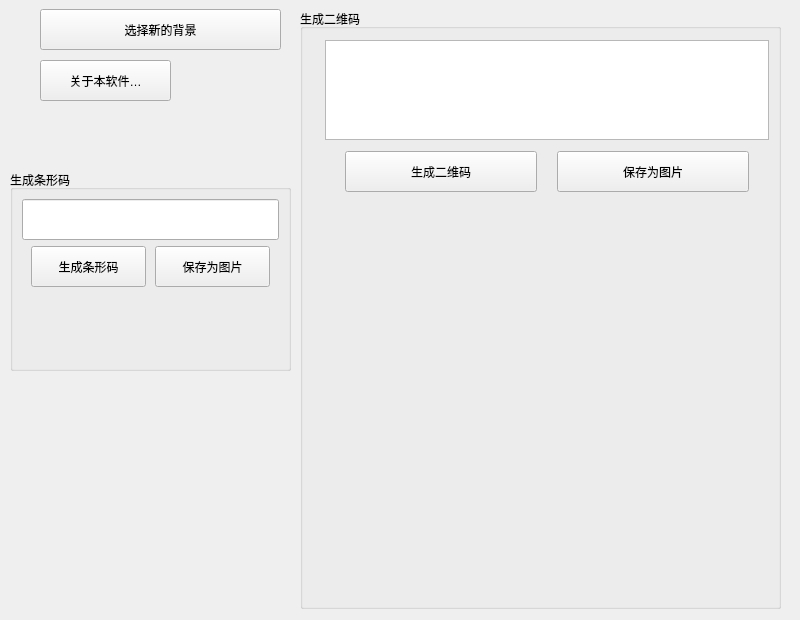
<?xml version="1.0" encoding="UTF-8"?>
<ui version="4.0">
 <class>UI_Main_Form</class>
 <widget class="QWidget" name="UI_Main_Form">
  <property name="geometry">
   <rect>
    <x>0</x>
    <y>0</y>
    <width>800</width>
    <height>620</height>
   </rect>
  </property>
  <property name="sizePolicy">
   <sizepolicy hsizetype="Preferred" vsizetype="Minimum">
    <horstretch>0</horstretch>
    <verstretch>0</verstretch>
   </sizepolicy>
  </property>
  <property name="minimumSize">
   <size>
    <width>0</width>
    <height>620</height>
   </size>
  </property>
  <property name="cursor">
   <cursorShape>ArrowCursor</cursorShape>
  </property>
  <property name="focusPolicy">
   <enum>Qt::StrongFocus</enum>
  </property>
  <property name="windowTitle">
   <string>一、二维码生成软件</string>
  </property>
  <widget class="Common_Button" name="btnImport">
   <property name="geometry">
    <rect>
     <x>40</x>
     <y>9</y>
     <width>241</width>
     <height>41</height>
    </rect>
   </property>
   <property name="text">
    <string>选择新的背景</string>
   </property>
   <property name="shortcut">
    <string>O</string>
   </property>
   <property name="flat">
    <bool>false</bool>
   </property>
  </widget>
  <widget class="QGroupBox" name="groupBox">
   <property name="geometry">
    <rect>
     <x>300</x>
     <y>9</y>
     <width>481</width>
     <height>600</height>
    </rect>
   </property>
   <property name="minimumSize">
    <size>
     <width>0</width>
     <height>600</height>
    </size>
   </property>
   <property name="font">
    <font>
     <weight>50</weight>
     <bold>false</bold>
    </font>
   </property>
   <property name="title">
    <string>生成二维码</string>
   </property>
   <layout class="QVBoxLayout" name="verticalLayout" stretch="1,1,0">
    <property name="spacing">
     <number>0</number>
    </property>
    <property name="sizeConstraint">
     <enum>QLayout::SetMinimumSize</enum>
    </property>
    <property name="leftMargin">
     <number>22</number>
    </property>
    <property name="topMargin">
     <number>0</number>
    </property>
    <property name="bottomMargin">
     <number>0</number>
    </property>
    <item>
     <widget class="QPlainTextEdit" name="lineEdit">
      <property name="sizePolicy">
       <sizepolicy hsizetype="Expanding" vsizetype="Expanding">
        <horstretch>0</horstretch>
        <verstretch>100</verstretch>
       </sizepolicy>
      </property>
      <property name="minimumSize">
       <size>
        <width>0</width>
        <height>100</height>
       </size>
      </property>
      <property name="maximumSize">
       <size>
        <width>16777215</width>
        <height>100</height>
       </size>
      </property>
      <property name="plainText">
       <string/>
      </property>
     </widget>
    </item>
    <item>
     <layout class="QHBoxLayout" name="horizontalLayout">
      <property name="spacing">
       <number>20</number>
      </property>
      <property name="sizeConstraint">
       <enum>QLayout::SetDefaultConstraint</enum>
      </property>
      <property name="leftMargin">
       <number>20</number>
      </property>
      <property name="rightMargin">
       <number>20</number>
      </property>
      <item>
       <widget class="Common_Button" name="btncre2D">
        <property name="minimumSize">
         <size>
          <width>101</width>
          <height>41</height>
         </size>
        </property>
        <property name="text">
         <string>生成二维码</string>
        </property>
        <property name="shortcut">
         <string>H</string>
        </property>
       </widget>
      </item>
      <item>
       <widget class="Common_Button" name="save2D">
        <property name="minimumSize">
         <size>
          <width>101</width>
          <height>41</height>
         </size>
        </property>
        <property name="text">
         <string>保存为图片</string>
        </property>
        <property name="shortcut">
         <string>H</string>
        </property>
       </widget>
      </item>
     </layout>
    </item>
    <item>
     <widget class="QLabel" name="label5">
      <property name="sizePolicy">
       <sizepolicy hsizetype="Fixed" vsizetype="Minimum">
        <horstretch>0</horstretch>
        <verstretch>0</verstretch>
       </sizepolicy>
      </property>
      <property name="minimumSize">
       <size>
        <width>420</width>
        <height>390</height>
       </size>
      </property>
      <property name="maximumSize">
       <size>
        <width>16777215</width>
        <height>390</height>
       </size>
      </property>
      <property name="cursor">
       <cursorShape>IBeamCursor</cursorShape>
      </property>
      <property name="text">
       <string/>
      </property>
     </widget>
    </item>
   </layout>
  </widget>
  <widget class="QGroupBox" name="groupBox_2">
   <property name="geometry">
    <rect>
     <x>10</x>
     <y>170</y>
     <width>281</width>
     <height>201</height>
    </rect>
   </property>
   <property name="title">
    <string>生成条形码</string>
   </property>
   <layout class="QVBoxLayout" name="verticalLayout_2">
    <item>
     <widget class="QLineEdit" name="lineEdit1D">
      <property name="minimumSize">
       <size>
        <width>0</width>
        <height>41</height>
       </size>
      </property>
      <property name="text">
       <string/>
      </property>
     </widget>
    </item>
    <item>
     <layout class="QHBoxLayout" name="horizontalLayout_2">
      <property name="spacing">
       <number>9</number>
      </property>
      <property name="leftMargin">
       <number>9</number>
      </property>
      <property name="rightMargin">
       <number>9</number>
      </property>
      <item>
       <widget class="Common_Button" name="btncre1D">
        <property name="minimumSize">
         <size>
          <width>101</width>
          <height>41</height>
         </size>
        </property>
        <property name="text">
         <string>生成条形码</string>
        </property>
        <property name="shortcut">
         <string>H</string>
        </property>
       </widget>
      </item>
      <item>
       <widget class="Common_Button" name="save1D">
        <property name="minimumSize">
         <size>
          <width>101</width>
          <height>41</height>
         </size>
        </property>
        <property name="text">
         <string>保存为图片</string>
        </property>
        <property name="shortcut">
         <string>H</string>
        </property>
       </widget>
      </item>
     </layout>
    </item>
    <item>
     <widget class="QLabel" name="label">
      <property name="minimumSize">
       <size>
        <width>50</width>
        <height>70</height>
       </size>
      </property>
      <property name="maximumSize">
       <size>
        <width>250</width>
        <height>16777215</height>
       </size>
      </property>
      <property name="text">
       <string/>
      </property>
     </widget>
    </item>
   </layout>
  </widget>
  <widget class="Common_Button" name="btnAbout">
   <property name="geometry">
    <rect>
     <x>40</x>
     <y>60</y>
     <width>131</width>
     <height>41</height>
    </rect>
   </property>
   <property name="minimumSize">
    <size>
     <width>0</width>
     <height>41</height>
    </size>
   </property>
   <property name="text">
    <string>关于本软件…</string>
   </property>
   <property name="shortcut">
    <string>H</string>
   </property>
  </widget>
 </widget>
 <customwidgets>
  <customwidget>
   <class>Common_Button</class>
   <extends>QPushButton</extends>
   <header>state_button.h</header>
  </customwidget>
 </customwidgets>
 <resources/>
 <connections/>
</ui>
